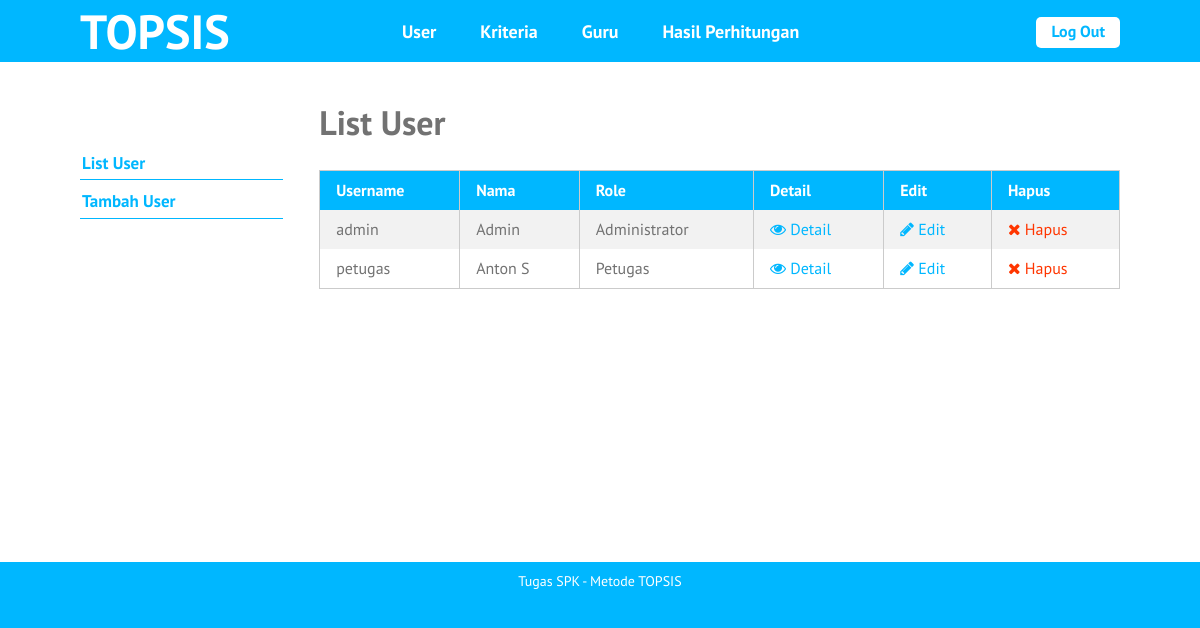
Screenshot of /list-user.php (signed in) with the database file from the repository.
### tables this page shows
CREATE TABLE `user` (
  `id_user` int(5) NOT NULL,
  `username` varchar(16) NOT NULL,
  `password` varchar(50) NOT NULL,
  `nama` varchar(70) NOT NULL,
  `email` varchar(50) DEFAULT NULL,
  `alamat` varchar(100) DEFAULT NULL,
  `role` char(1) NOT NULL
);

### list-user.php (the view, shortened to what this page needs)
<?php require_once('includes/init.php'); ?>
<?php
require_once('template-parts/header.php');
?>
	<div class="main-content-row">
	<div class="container clearfix">
		<?php include_once('template-parts/sidebar-user.php'); ?>
		<div class="main-content the-content">
			<h1>List User</h1>
			<?php
			$query = $pdo->prepare('SELECT id_user, username, nama, role FROM user');
			$query->execute();
			$query->setFetchMode(PDO::FETCH_ASSOC);
			if($query->rowCount() > 0):
			?>
			<table class="pure-table pure-table-striped">
				<thead>
					<tr>
						<th>Username</th>
						<th>Nama</th>
						<th>Role</th>
						<th>Detail</th>
						<th>Edit</th>
						<th>Hapus</th>
					</tr>
				</thead>
				<tbody>
					<?php while($hasil = $query->fetch()): ?>
						<tr>
							<td><?php echo $hasil['username']; ?></td>
							<td><?php echo $hasil['nama']; ?></td>
							<td>
							<?php
							if($hasil['role'] == 1) {
								echo 'Administrator';
							} elseif($hasil['role'] == 2) {
								echo 'Petugas';
							}
							?>
							</td>
							<td><a href="single-user.php?id=<?php echo $hasil['id_user']; ?>"><span class="fa fa-eye"></span> Detail</a></td>
							<td><a href="edit-user.php?id=<?php echo $hasil['id_user']; ?>"><span class="fa fa-pencil"></span> Edit</a></td>
							<td><a href="hapus-user.php?id=<?php echo $hasil['id_user']; ?>" class="red yaqin-hapus"><span class="fa fa-times"></span> Hapus</a></td>
						</tr>
					<?php endwhile; ?>
				</tbody>
			</table>
			<?php else: ?>
				<p>Maaf, belum ada data untuk user.</p>
			<?php endif; ?>
		</div>
	</div>
	</div>
<?php
require_once('template-parts/footer.php');

### stylesheets/style.css (style rules this page uses)
html, body, div, span, applet, object, iframe, h1, h2, h3, h4, h5, h6, p, blockquote, pre, a, abbr, acronym, address, big, cite, code, del, dfn, em, img, ins, kbd, q, s, samp, small, strike, strong, sub, sup, tt, var, b, u, i, center, dl, dt, dd, ol, ul, li, fieldset, form, label, legend, table, caption, tbody, tfoot, thead, tr, th, td, article, aside, canvas, details, embed, figure, figcaption, footer, header, hgroup, menu, nav, output, ruby, section, summary, time, mark, audio, video { margin: 0; padding: 0; border: 0; font-size: 100%; vertical-align: baseline; }
body { line-height: 1; }
table { border-collapse: collapse; border-spacing: 0; }
*, *:before, *:after { -moz-box-sizing: border-box; -webkit-box-sizing: border-box; box-sizing: border-box; }
.clearfix:before, .clearfix:after { content: " "; display: table; }
.clear, .clearfix:after { clear: both; }
a { color: #00b7ff; text-decoration: none; }
.container { max-width: 1100px; margin: 0 auto; position: relative; padding: 0 30px; }
body { background: #00b7ff; font-family: "PT Sans", sans-serif; color: #727272; font-size: 14px; line-height: 1.3; font-weight: 500; }
h1, h2, h3, h4, h5, h6 { font-weight: 300; }
.pure-table { border-collapse: collapse; border-spacing: 0; empty-cells: show; border: 1px solid #cbcbcb; width: 100%; }
.pure-table td, .pure-table th { border-left: 1px solid #cbcbcb; border-width: 0 0 0 1px; font-size: inherit; margin: 0; overflow: visible; padding: 0.5em 1em; }
.pure-table td:first-child, .pure-table th:first-child { border-left-width: 0; }
.pure-table thead { background-color: #00b7ff; color: #fff; text-align: left; vertical-align: bottom; }
.pure-table thead th { color: #fff; }
.pure-table td { background-color: transparent; }
.pure-table-striped tr:nth-child(2n-1) td { background-color: #f2f2f2; }
.the-content { font-size: 16px; line-height: 1.42857; }
.the-content a { color: #00b7ff; }
.the-content h1, .the-content h2, .the-content h3, .the-content h4, .the-content h5, .the-content h6 { font-weight: 700; }
.the-content h1 { font-size: 34px; margin: 0.8em 0 0.8em; padding: 0; line-height: 1.2; }
.the-content blockquote, .the-content table, .the-content p, .the-content ul, .the-content ol, .the-content dd, .the-content pre, .the-content iframe, .the-content .flxmap-container, .the-content hr { margin-bottom: 1em; }
.the-content table { margin-bottom: 50px; }
.the-content > h1:first-child, .the-content > h3:first-child, .the-content > h2:first-child { margin-top: 0; }
.fa { display: inline-block; font: normal normal normal 14px/1 FontAwesome; font-size: inherit; text-rendering: auto; -webkit-font-smoothing: antialiased; -moz-osx-font-smoothing: grayscale; }
.fa-remove:before, .fa-close:before, .fa-times:before { content: "\f00d"; }
.fa-pencil:before { content: "\f040"; }
.fa-eye:before { content: "\f06e"; }
button, a { -webkit-transition: all 0.2s ease; -moz-transition: all 0.2s ease; -o-transition: all 0.2s ease; transition: all 0.2s ease; }
span.red, a.red, .the-content span.red, .the-content a.red { color: #ff3600; }
.main-content { float: right; width: 77%; padding: 40px 0; }

### rows the page displays
user: username "admin", nama "Admin", role "Administrator"
user: username "petugas", nama "Anton S", role "Petugas"
